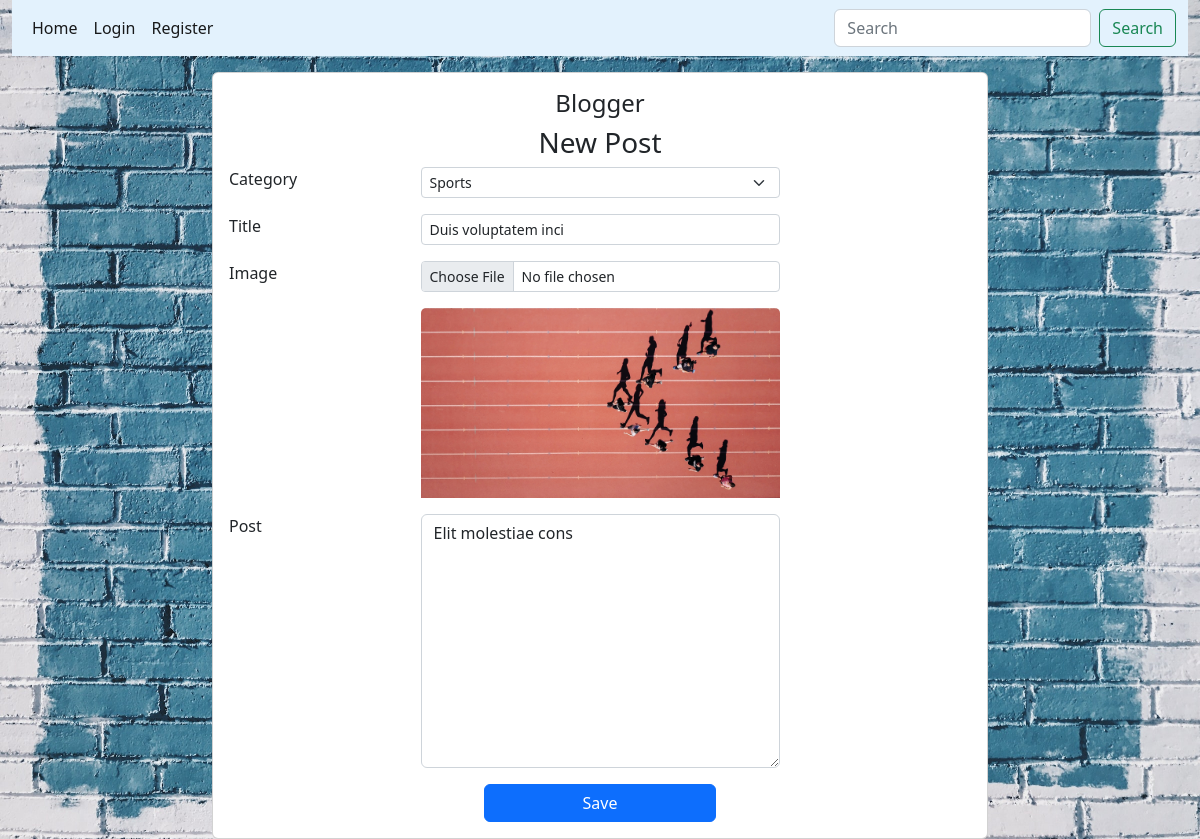
/manage/post/edit/form/1, run on the app's committed database.
### blog/models.py (models this page shows, shortened)
class Post(models.Model):
    title = models.CharField(max_length=60)
    image = models.ImageField(blank=True, null=True)
    content = models.CharField(max_length=255)
    category = models.ForeignKey('Category', related_name='posts', on_delete=models.CASCADE)
    user = models.ForeignKey(User, related_name='postuser', on_delete=models.CASCADE, blank=True, null=True)
    created_at = models.DateTimeField(auto_now_add=True, blank=True, null=True)
    likes = models.IntegerField(blank=True, null=True)
    dislikes = models.IntegerField(blank=True, null=True)
    class Meta:
        db_table = ''
        managed = True
        verbose_name = 'Post'
        verbose_name_plural = 'Posts'

class Category(models.Model):
    name = models.CharField(max_length=60)
    created_at = models.DateTimeField(auto_now_add=True, blank=True, null=True)
    user = models.ManyToManyField(User, blank=True, null=True)

### Admin/views.py (the view)
# urls.py: path('manage/post/edit/form/<int:id>',editPostForm),
def editPostForm(request,id):
    categories = Category.objects.all()
    post = Post.objects.get(pk=id)
    context = {'categories':categories,'post':post}
    return render(request,'edit_post.html',context)

### templates/edit_post.html (shortened to what this page needs)
{% extends "layout.html" %} {% block content %}
<div class="container mt-3">
    <div class="row  justify-content-center">
        <div class="col-8">
            <div class="card">
                <div class="card-body">
                    <div class="text-center">
                        <h4 class="welcome-title">Blogger</h4>
                    </div>
                    <div class="text-center">
                        <h3 class="login-title">New Post</h3>
                    </div>
                    <div class="row">
                        <form action="/post/store/" method="POST" enctype="multipart/form-data">
                            <div class="row mb-3">
                                <div class="col-3 ">
                                    <label for="category">Category</label>
                                </div>
                                <div class="col-6">
                                    <select name="category_id" id="category" class="form-select form-select-sm">
                                    {% for category in categories  %}
                                      <option value="{{category.id}}" {% if post.category.id == category.id %}
                                        selected
                                      {% endif %}>{{category.name}}</option>
                                    {% endfor %}
                                </select>
                                </div>
                            </div>
                            <div class="row mb-3">
                                <div class="col-3 ">
                                    <label for="title">Title</label>
                                </div>
                                <div class="col-6 ">
                                    <input type="text" class="form-control form-control-sm " name="title" autofocus required value="{{post.title}}">
                                </div>
                            </div>
                            <div class="row mb-3">
                                <div class="col-3">
                                    <label for="Username">Image</label>
                                </div>
                                <div class="col-6">
                                    <input type="file" class="form-control form-control-sm" name="image" required>
                                </div>
                            </div>
                            <div class="row mb-3 justify-content-center">
                                <div class="col-6">
                                    <img src="/media/{{post.image}}" class="card-img-top" alt="...">
                                </div>
                            </div>
                            <div class="row mb-3">
                                <div class="col-3">
                                    <label for="password">Post</label>
                                </div>
                                <div class="col-6">
                                    <textarea type="password" class="form-control " name="content" rows="10" required>{{post.content}}</textarea>
                                </div>
                            </div>
                            <div class="row justify-content-center">
                                <div class="col-4">
                                    <button type="submit" class="btn btn-primary" style="width: 100%;">Save</button>
                                </div>
                            </div>
                        </form>
                    </div>
                </div>
            </div>
        </div>
    </div>
</div>
{% endblock content %}

### static/css/styles.css (style rules this page uses)
body { background: url("/static/imgs/main-bg.jpeg"); color: white; background-position: center; background-repeat: no-repeat; background-size: cover; height: 100vh; color: darkblue; }

### data on the page
Post: category_id "Sports", title "Duis voluptatem inci", image (picture), content "Elit molestiae cons"
